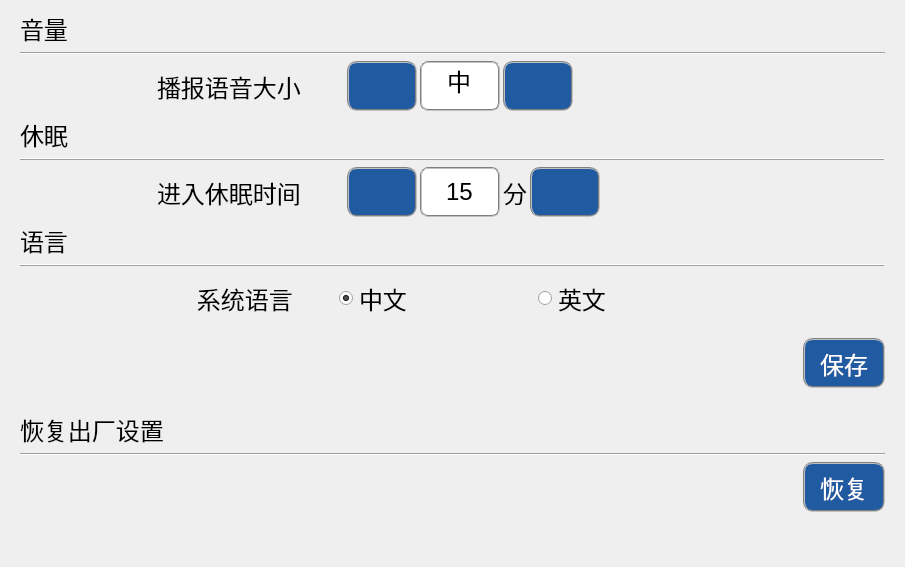
        <widget class="QWidget" name="tabOthers">
         <property name="styleSheet">
          <string notr="true">QRadioButton::indicator:unchecked {
	image: url(:/image/radiobuttonUnchecked_32pt.png);
 }

QRadioButton::indicator:checked {
	image: url(:/image/radiobuttonChecked_32pt.png);
 }</string>
         </property>
         <attribute name="title">
          <string>其它  </string>
         </attribute>
         <layout class="QGridLayout" name="gridLayout_39">
          <item row="0" column="0">
           <widget class="QWidget" name="wgtVolume" native="true">
            <layout class="QGridLayout" name="gridLayout_24">
             <property name="topMargin">
              <number>0</number>
             </property>
             <property name="bottomMargin">
              <number>0</number>
             </property>
             <property name="verticalSpacing">
              <number>6</number>
             </property>
             <item row="0" column="0">
              <widget class="QLabel" name="label_3">
               <property name="font">
                <font>
                 <pointsize>18</pointsize>
                </font>
               </property>
               <property name="text">
                <string>音量</string>
               </property>
              </widget>
             </item>
             <item row="1" column="0" colspan="3">
              <widget class="Line" name="line_8">
               <property name="orientation">
                <enum>Qt::Horizontal</enum>
               </property>
              </widget>
             </item>
             <item row="2" column="0">
              <spacer name="horizontalSpacer_23">
               <property name="orientation">
                <enum>Qt::Horizontal</enum>
               </property>
               <property name="sizeType">
                <enum>QSizePolicy::Preferred</enum>
               </property>
               <property name="sizeHint" stdset="0">
                <size>
                 <width>131</width>
                 <height>20</height>
                </size>
               </property>
              </spacer>
             </item>
             <item row="2" column="1">
              <layout class="QGridLayout" name="gridLayout_22" columnstretch="0,0,0">
               <item row="0" column="0">
                <widget class="QLabel" name="labVolume">
                 <property name="font">
                  <font>
                   <pointsize>18</pointsize>
                  </font>
                 </property>
                 <property name="text">
                  <string>播报语音大小</string>
                 </property>
                </widget>
               </item>
               <item row="0" column="1">
                <spacer name="horizontalSpacer_9">
                 <property name="orientation">
                  <enum>Qt::Horizontal</enum>
                 </property>
                 <property name="sizeType">
                  <enum>QSizePolicy::Preferred</enum>
                 </property>
                 <property name="sizeHint" stdset="0">
                  <size>
                   <width>40</width>
                   <height>20</height>
                  </size>
                 </property>
                </spacer>
               </item>
               <item row="0" column="2">
                <layout class="QGridLayout" name="gridLayout_20">
                 <property name="horizontalSpacing">
                  <number>3</number>
                 </property>
                 <property name="verticalSpacing">
                  <number>0</number>
                 </property>
                 <property name="leftMargin">
                  <number>0</number>
                 </property>
                 <item row="0" column="0">
                  <widget class="QPushButton" name="btnTurnDownVolume">
                   <property name="sizePolicy">
                    <sizepolicy hsizetype="Preferred" vsizetype="Preferred">
                     <horstretch>0</horstretch>
                     <verstretch>0</verstretch>
                    </sizepolicy>
                   </property>
                   <property name="minimumSize">
                    <size>
                     <width>70</width>
                     <height>50</height>
                    </size>
                   </property>
                   <property name="styleSheet">
                    <string notr="true">color: white;
background-color: rgb(32, 90, 160);
border: 2px groove gray;
border-radius: 10px;
padding: 2px 4px;</string>
                   </property>
                   <property name="text">
                    <string/>
                   </property>
                   <property name="icon">
                    <iconset resource="ikembx00.qrc">
                     <normaloff>:/image/ui_goto_previous.ico</normaloff>:/image/ui_goto_previous.ico</iconset>
                   </property>
                   <property name="iconSize">
                    <size>
                     <width>40</width>
                     <height>40</height>
                    </size>
                   </property>
                  </widget>
                 </item>
                 <item row="0" column="1">
                  <widget class="QLineEdit" name="txtVolume">
                   <property name="sizePolicy">
                    <sizepolicy hsizetype="Preferred" vsizetype="Preferred">
                     <horstretch>0</horstretch>
                     <verstretch>0</verstretch>
                    </sizepolicy>
                   </property>
                   <property name="minimumSize">
                    <size>
                     <width>0</width>
                     <height>0</height>
                    </size>
                   </property>
                   <property name="maximumSize">
                    <size>
                     <width>80</width>
                     <height>16777215</height>
                    </size>
                   </property>
                   <property name="font">
                    <font>
                     <pointsize>18</pointsize>
                    </font>
                   </property>
                   <property name="styleSheet">
                    <string notr="true">background-color: rgb(255, 255, 255);
border-radius: 8px; 
border:2px groove gray;
padding: 2px 2px; </string>
                   </property>
                   <property name="text">
                    <string>中</string>
                   </property>
                   <property name="alignment">
                    <set>Qt::AlignCenter</set>
                   </property>
                  </widget>
                 </item>
                 <item row="0" column="2">
                  <widget class="QPushButton" name="btnTurnUpVolume">
                   <property name="sizePolicy">
                    <sizepolicy hsizetype="Preferred" vsizetype="Preferred">
                     <horstretch>0</horstretch>
                     <verstretch>0</verstretch>
                    </sizepolicy>
                   </property>
                   <property name="minimumSize">
                    <size>
                     <width>70</width>
                     <height>50</height>
                    </size>
                   </property>
                   <property name="styleSheet">
                    <string notr="true">color: white;
background-color: rgb(32, 90, 160);
border: 2px groove gray;
border-radius: 10px;
padding: 2px 4px;</string>
                   </property>
                   <property name="text">
                    <string/>
                   </property>
                   <property name="icon">
                    <iconset resource="ikembx00.qrc">
                     <normaloff>:/image/ui_goto_next.ico</normaloff>:/image/ui_goto_next.ico</iconset>
                   </property>
                   <property name="iconSize">
                    <size>
                     <width>40</width>
                     <height>40</height>
                    </size>
                   </property>
                  </widget>
                 </item>
                </layout>
               </item>
              </layout>
             </item>
             <item row="2" column="2">
              <spacer name="horizontalSpacer_26">
               <property name="orientation">
                <enum>Qt::Horizontal</enum>
               </property>
               <property name="sizeType">
                <enum>QSizePolicy::Expanding</enum>
               </property>
               <property name="sizeHint" stdset="0">
                <size>
                 <width>302</width>
                 <height>20</height>
                </size>
               </property>
              </spacer>
             </item>
            </layout>
           </widget>
          </item>
          <item row="1" column="0">
           <widget class="QWidget" name="wgtSleepSettings" native="true">
            <layout class="QGridLayout" name="gridLayout_23" rowstretch="0,0,0">
             <property name="topMargin">
              <number>0</number>
             </property>
             <property name="bottomMargin">
              <number>0</number>
             </property>
             <property name="verticalSpacing">
              <number>6</number>
             </property>
             <item row="0" column="0" colspan="3">
              <widget class="QLabel" name="label_2">
               <property name="minimumSize">
                <size>
                 <width>70</width>
                 <height>0</height>
                </size>
               </property>
               <property name="font">
                <font>
                 <pointsize>18</pointsize>
                </font>
               </property>
               <property name="text">
                <string>休眠</string>
               </property>
              </widget>
             </item>
             <item row="1" column="0" colspan="3">
              <widget class="Line" name="line_7">
               <property name="frameShadow">
                <enum>QFrame::Raised</enum>
               </property>
               <property name="lineWidth">
                <number>1</number>
               </property>
               <property name="orientation">
                <enum>Qt::Horizontal</enum>
               </property>
              </widget>
             </item>
             <item row="2" column="0">
              <spacer name="horizontalSpacer_29">
               <property name="orientation">
                <enum>Qt::Horizontal</enum>
               </property>
               <property name="sizeType">
                <enum>QSizePolicy::Preferred</enum>
               </property>
               <property name="sizeHint" stdset="0">
                <size>
                 <width>131</width>
                 <height>20</height>
                </size>
               </property>
              </spacer>
             </item>
             <item row="2" column="1">
              <layout class="QGridLayout" name="gridLayout_25">
               <item row="0" column="1">
                <spacer name="horizontalSpacer_7">
                 <property name="orientation">
                  <enum>Qt::Horizontal</enum>
                 </property>
                 <property name="sizeType">
                  <enum>QSizePolicy::Preferred</enum>
                 </property>
                 <property name="sizeHint" stdset="0">
                  <size>
                   <width>40</width>
                   <height>20</height>
                  </size>
                 </property>
                </spacer>
               </item>
               <item row="0" column="0">
                <widget class="QLabel" name="labSleepTime">
                 <property name="font">
                  <font>
                   <pointsize>18</pointsize>
                  </font>
                 </property>
                 <property name="text">
                  <string>进入休眠时间</string>
                 </property>
                </widget>
               </item>
               <item row="0" column="2">
                <layout class="QGridLayout" name="gridLayout_11">
                 <property name="sizeConstraint">
                  <enum>QLayout::SetFixedSize</enum>
                 </property>
                 <property name="horizontalSpacing">
                  <number>3</number>
                 </property>
                 <property name="verticalSpacing">
                  <number>0</number>
                 </property>
                 <item row="0" column="1">
                  <widget class="QLineEdit" name="txtSleepTime">
                   <property name="sizePolicy">
                    <sizepolicy hsizetype="Preferred" vsizetype="Preferred">
                     <horstretch>0</horstretch>
                     <verstretch>0</verstretch>
                    </sizepolicy>
                   </property>
                   <property name="maximumSize">
                    <size>
                     <width>80</width>
                     <height>16777215</height>
                    </size>
                   </property>
                   <property name="font">
                    <font>
                     <pointsize>18</pointsize>
                    </font>
                   </property>
                   <property name="styleSheet">
                    <string notr="true">background-color: rgb(255, 255, 255);
border-radius: 8px; 
border:2px groove gray;
padding: 2px 2px; </string>
                   </property>
                   <property name="text">
                    <string>15</string>
                   </property>
                   <property name="maxLength">
                    <number>2</number>
                   </property>
                   <property name="frame">
                    <bool>true</bool>
                   </property>
                   <property name="alignment">
                    <set>Qt::AlignCenter</set>
                   </property>
                  </widget>
                 </item>
                 <item row="0" column="0">
                  <widget class="QPushButton" name="btnMinuSleepTime">
                   <property name="sizePolicy">
                    <sizepolicy hsizetype="Preferred" vsizetype="Preferred">
                     <horstretch>0</horstretch>
                     <verstretch>0</verstretch>
                    </sizepolicy>
                   </property>
                   <property name="minimumSize">
                    <size>
                     <width>70</width>
                     <height>50</height>
                    </size>
                   </property>
                   <property name="styleSheet">
                    <string notr="true">color: white;
background-color: rgb(32, 90, 160);
border: 2px groove gray;
border-radius: 10px;
padding: 2px 4px;</string>
                   </property>
                   <property name="text">
                    <string/>
                   </property>
                   <property name="icon">
                    <iconset resource="ikembx00.qrc">
                     <normaloff>:/image/ui_goto_previous.ico</normaloff>:/image/ui_goto_previous.ico</iconset>
                   </property>
                   <property name="iconSize">
                    <size>
                     <width>40</width>
                     <height>40</height>
                    </size>
                   </property>
                   <property name="flat">
                    <bool>true</bool>
                   </property>
                  </widget>
                 </item>
                 <item row="0" column="3">
                  <widget class="QPushButton" name="btnAddSleepTime">
                   <property name="sizePolicy">
                    <sizepolicy hsizetype="Preferred" vsizetype="Preferred">
                     <horstretch>0</horstretch>
                     <verstretch>0</verstretch>
                    </sizepolicy>
                   </property>
                   <property name="minimumSize">
                    <size>
                     <width>70</width>
                     <height>50</height>
                    </size>
                   </property>
                   <property name="styleSheet">
                    <string notr="true">color: white;
background-color: rgb(32, 90, 160);
border: 2px groove gray;
border-radius: 10px;
padding: 2px 4px;</string>
                   </property>
                   <property name="text">
                    <string/>
                   </property>
                   <property name="icon">
                    <iconset resource="ikembx00.qrc">
                     <normaloff>:/image/ui_goto_next.ico</normaloff>:/image/ui_goto_next.ico</iconset>
                   </property>
                   <property name="iconSize">
                    <size>
                     <width>40</width>
                     <height>40</height>
                    </size>
                   </property>
                   <property name="autoDefault">
                    <bool>false</bool>
                   </property>
                   <property name="flat">
                    <bool>true</bool>
                   </property>
                  </widget>
                 </item>
                 <item row="0" column="2">
                  <widget class="QLabel" name="labSleepTimeUnit">
                   <property name="font">
                    <font>
                     <pointsize>18</pointsize>
                    </font>
                   </property>
                   <property name="text">
                    <string>分</string>
                   </property>
                  </widget>
                 </item>
                </layout>
               </item>
              </layout>
             </item>
             <item row="2" column="2">
              <spacer name="horizontalSpacer_10">
               <property name="orientation">
                <enum>Qt::Horizontal</enum>
               </property>
               <property name="sizeType">
                <enum>QSizePolicy::Expanding</enum>
               </property>
               <property name="sizeHint" stdset="0">
                <size>
                 <width>279</width>
                 <height>50</height>
                </size>
               </property>
              </spacer>
             </item>
            </layout>
           </widget>
          </item>
          <item row="2" column="0">
           <widget class="QWidget" name="wgtSysLanguage" native="true">
            <layout class="QGridLayout" name="gridLayout_26">
             <property name="topMargin">
              <number>0</number>
             </property>
             <property name="bottomMargin">
              <number>0</number>
             </property>
             <property name="verticalSpacing">
              <number>6</number>
             </property>
             <item row="0" column="0" colspan="3">
              <widget class="QLabel" name="label_4">
               <property name="font">
                <font>
                 <pointsize>18</pointsize>
                </font>
               </property>
               <property name="text">
                <string>语言</string>
               </property>
              </widget>
             </item>
             <item row="1" column="0" colspan="3">
              <widget class="Line" name="line_9">
               <property name="frameShadow">
                <enum>QFrame::Raised</enum>
               </property>
               <property name="orientation">
                <enum>Qt::Horizontal</enum>
               </property>
              </widget>
             </item>
             <item row="2" column="0">
              <spacer name="horizontalSpacer_30">
               <property name="orientation">
                <enum>Qt::Horizontal</enum>
               </property>
               <property name="sizeType">
                <enum>QSizePolicy::Preferred</enum>
               </property>
               <property name="sizeHint" stdset="0">
                <size>
                 <width>131</width>
                 <height>20</height>
                </size>
               </property>
              </spacer>
             </item>
             <item row="2" column="1">
              <layout class="QGridLayout" name="gridLayout_21" columnstretch="0,0,0,0,0">
               <item row="0" column="0">
                <widget class="QLabel" name="labLanguage">
                 <property name="font">
                  <font>
                   <pointsize>18</pointsize>
                  </font>
                 </property>
                 <property name="text">
                  <string>      系统语言</string>
                 </property>
                </widget>
               </item>
               <item row="0" column="1">
                <spacer name="horizontalSpacer_8">
                 <property name="orientation">
                  <enum>Qt::Horizontal</enum>
                 </property>
                 <property name="sizeType">
                  <enum>QSizePolicy::Preferred</enum>
                 </property>
                 <property name="sizeHint" stdset="0">
                  <size>
                   <width>40</width>
                   <height>28</height>
                  </size>
                 </property>
                </spacer>
               </item>
               <item row="0" column="3">
                <spacer name="horizontalSpacer_25">
                 <property name="orientation">
                  <enum>Qt::Horizontal</enum>
                 </property>
                 <property name="sizeType">
                  <enum>QSizePolicy::Preferred</enum>
                 </property>
                 <property name="sizeHint" stdset="0">
                  <size>
                   <width>120</width>
                   <height>20</height>
                  </size>
                 </property>
                </spacer>
               </item>
               <item row="0" column="2">
                <widget class="QRadioButton" name="rbtnLanguageCn">
                 <property name="sizePolicy">
                  <sizepolicy hsizetype="Preferred" vsizetype="Expanding">
                   <horstretch>0</horstretch>
                   <verstretch>0</verstretch>
                  </sizepolicy>
                 </property>
                 <property name="font">
                  <font>
                   <pointsize>18</pointsize>
                  </font>
                 </property>
                 <property name="styleSheet">
                  <string notr="true">label:checked
{
      color: rgb(0, 0, 255);
}</string>
                 </property>
                 <property name="text">
                  <string>中文</string>
                 </property>
                 <property name="checked">
                  <bool>true</bool>
                 </property>
                </widget>
               </item>
               <item row="0" column="4">
                <widget class="QRadioButton" name="rbtnLanguageEn">
                 <property name="sizePolicy">
                  <sizepolicy hsizetype="Preferred" vsizetype="Preferred">
                   <horstretch>0</horstretch>
                   <verstretch>0</verstretch>
                  </sizepolicy>
                 </property>
                 <property name="font">
                  <font>
                   <pointsize>18</pointsize>
                  </font>
                 </property>
                 <property name="text">
                  <string>英文</string>
                 </property>
                </widget>
               </item>
              </layout>
             </item>
             <item row="2" column="2">
              <spacer name="horizontalSpacer_31">
               <property name="orientation">
                <enum>Qt::Horizontal</enum>
               </property>
               <property name="sizeType">
                <enum>QSizePolicy::Expanding</enum>
               </property>
               <property name="sizeHint" stdset="0">
                <size>
                 <width>219</width>
                 <height>50</height>
                </size>
               </property>
              </spacer>
             </item>
            </layout>
           </widget>
          </item>
          <item row="3" column="0">
           <widget class="QWidget" name="widget" native="true">
            <layout class="QGridLayout" name="gridLayout_38">
             <item row="0" column="0">
              <layout class="QGridLayout" name="gridLayout_35">
               <property name="rightMargin">
                <number>0</number>
               </property>
               <item row="0" column="0">
                <spacer name="horizontalSpacer_36">
                 <property name="orientation">
                  <enum>Qt::Horizontal</enum>
                 </property>
                 <property name="sizeType">
                  <enum>QSizePolicy::Preferred</enum>
                 </property>
                 <property name="sizeHint" stdset="0">
                  <size>
                   <width>783</width>
                   <height>50</height>
                  </size>
                 </property>
                </spacer>
               </item>
               <item row="0" column="1">
                <widget class="QPushButton" name="btnSaveOthers">
                 <property name="sizePolicy">
                  <sizepolicy hsizetype="Preferred" vsizetype="Preferred">
                   <horstretch>0</horstretch>
                   <verstretch>0</verstretch>
                  </sizepolicy>
                 </property>
                 <property name="font">
                  <font>
                   <pointsize>18</pointsize>
                  </font>
                 </property>
                 <property name="styleSheet">
                  <string notr="true">color: white;
background-color: rgb(32, 90, 160);
border: 2px groove gray;
border-radius: 10px;
padding: 2px 4px;</string>
                 </property>
                 <property name="text">
                  <string>保存</string>
                 </property>
                 <property name="icon">
                  <iconset resource="ikembx00.qrc">
                   <normaloff>:/image/ok.ico</normaloff>:/image/ok.ico</iconset>
                 </property>
                 <property name="iconSize">
                  <size>
                   <width>35</width>
                   <height>35</height>
                  </size>
                 </property>
                </widget>
               </item>
              </layout>
             </item>
            </layout>
           </widget>
          </item>
          <item row="4" column="0">
           <widget class="QFrame" name="frame">
            <property name="frameShape">
             <enum>QFrame::NoFrame</enum>
            </property>
            <property name="frameShadow">
             <enum>QFrame::Raised</enum>
            </property>
            <layout class="QGridLayout" name="gridLayout_37">
             <item row="0" column="0">
              <widget class="QLabel" name="label">
               <property name="font">
                <font>
                 <pointsize>18</pointsize>
                </font>
               </property>
               <property name="text">
                <string>恢复出厂设置</string>
               </property>
              </widget>
             </item>
             <item row="1" column="0">
              <widget class="Line" name="line_6">
               <property name="orientation">
                <enum>Qt::Horizontal</enum>
               </property>
              </widget>
             </item>
             <item row="2" column="0">
              <layout class="QGridLayout" name="gridLayout_36">
               <item row="0" column="0">
                <spacer name="horizontalSpacer_37">
                 <property name="orientation">
                  <enum>Qt::Horizontal</enum>
                 </property>
                 <property name="sizeType">
                  <enum>QSizePolicy::Preferred</enum>
                 </property>
                 <property name="sizeHint" stdset="0">
                  <size>
                   <width>783</width>
                   <height>50</height>
                  </size>
                 </property>
                </spacer>
               </item>
               <item row="0" column="1">
                <widget class="QPushButton" name="btnFactorySet">
                 <property name="sizePolicy">
                  <sizepolicy hsizetype="Preferred" vsizetype="Preferred">
                   <horstretch>0</horstretch>
                   <verstretch>0</verstretch>
                  </sizepolicy>
                 </property>
                 <property name="font">
                  <font>
                   <pointsize>18</pointsize>
                  </font>
                 </property>
                 <property name="styleSheet">
                  <string notr="true">color: white;
background-color: rgb(32, 90, 160);
border: 2px groove gray;
border-radius: 10px;
padding: 2px 4px;</string>
                 </property>
                 <property name="text">
                  <string>恢复</string>
                 </property>
                 <property name="icon">
                  <iconset resource="ikembx00.qrc">
                   <normaloff>:/image/jtbq_021.ico</normaloff>:/image/jtbq_021.ico</iconset>
                 </property>
                 <property name="iconSize">
                  <size>
                   <width>40</width>
                   <height>40</height>
                  </size>
                 </property>
                </widget>
               </item>
              </layout>
             </item>
            </layout>
           </widget>
          </item>
          <item row="5" column="0">
           <spacer name="verticalSpacer_5">
            <property name="orientation">
             <enum>Qt::Vertical</enum>
            </property>
            <property name="sizeHint" stdset="0">
             <size>
              <width>20</width>
              <height>35</height>
             </size>
            </property>
           </spacer>
          </item>
         </layout>
        </widget>
